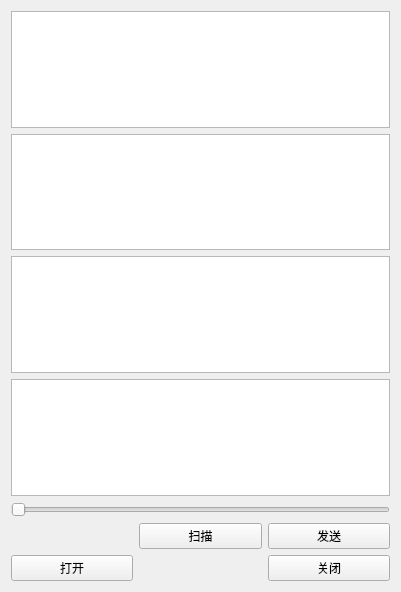
<?xml version="1.0" encoding="UTF-8"?>
<ui version="4.0">
 <class>MainWindow</class>
 <widget class="QMainWindow" name="MainWindow">
  <property name="geometry">
   <rect>
    <x>0</x>
    <y>0</y>
    <width>401</width>
    <height>592</height>
   </rect>
  </property>
  <property name="windowTitle">
   <string>MainWindow</string>
  </property>
  <widget class="QWidget" name="centralWidget">
   <layout class="QGridLayout" name="gridLayout_4">
    <item row="0" column="0">
     <layout class="QGridLayout" name="gridLayout_3">
      <item row="8" column="1">
       <widget class="QPushButton" name="pushButton_OpenBlu">
        <property name="text">
         <string>打开</string>
        </property>
       </widget>
      </item>
      <item row="2" column="1" colspan="3">
       <widget class="QTextEdit" name="textBrowser">
        <property name="maximumSize">
         <size>
          <width>16777210</width>
          <height>16777215</height>
         </size>
        </property>
       </widget>
      </item>
      <item row="3" column="1" colspan="3">
       <widget class="QTextEdit" name="resTexEdit"/>
      </item>
      <item row="7" column="3">
       <widget class="QPushButton" name="pushButton_Send">
        <property name="text">
         <string>发送</string>
        </property>
       </widget>
      </item>
      <item row="0" column="1" colspan="3">
       <widget class="QListWidget" name="listWidget"/>
      </item>
      <item row="8" column="3">
       <widget class="QPushButton" name="pushButton_CloseBlu">
        <property name="text">
         <string>关闭</string>
        </property>
       </widget>
      </item>
      <item row="5" column="1" colspan="3">
       <widget class="QTextEdit" name="textEdit"/>
      </item>
      <item row="7" column="2">
       <widget class="QPushButton" name="pushButton_scanblt">
        <property name="text">
         <string>扫描</string>
        </property>
       </widget>
      </item>
      <item row="6" column="1" colspan="3">
       <widget class="QSlider" name="verticalSlider">
        <property name="orientation">
         <enum>Qt::Horizontal</enum>
        </property>
       </widget>
      </item>
     </layout>
    </item>
   </layout>
  </widget>
 </widget>
 <layoutdefault spacing="6" margin="11"/>
 <resources/>
 <connections/>
</ui>
